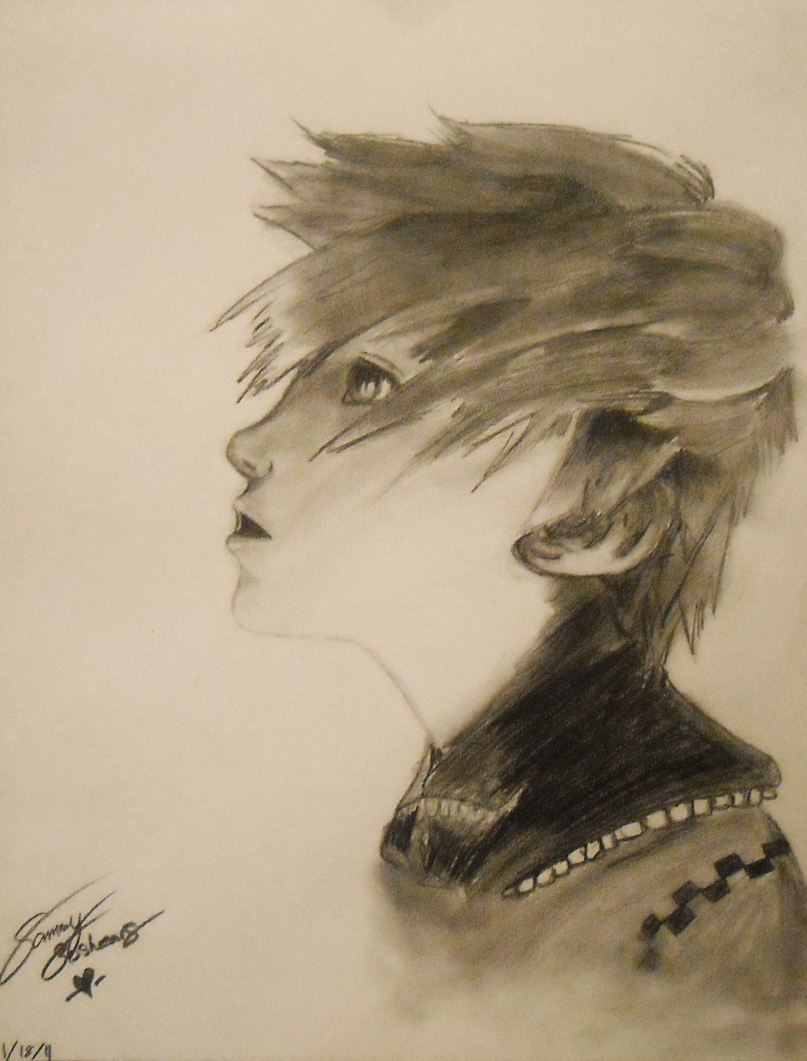
#> input picture src/open_track/f73550_1295735436.jpg, 1613 x 2122 px (shown at 1/2 size)
$ python practice.py
#> lines starting #> are read from the running program, lines starting #| are printed output that depends on the picture; pictures that were not available may be replaced by others from this repository, and a replacement may not be noted
import cv2
import numpy as np
import copy
IMAGE = "f73550_1295735436.jpg"

baseimg = cv2.imread(IMAGE, cv2.IMREAD_COLOR)
#> baseimg is the input picture: shape (2122, 1613, 3); mean B, G, R 130.4, 155.7, 172.4
# cv2.IMREAD_COLOR | -1: loads a color image. any transparency will be ignored.
# cv2.IMREAD_GRAYSCALE | 0: loads in greyscale mode
# cv2.IMREAD_UNCHANGED | 1: loads color image. transparency will be respected.

img2 = cv2.resize(baseimg, (400, 400))
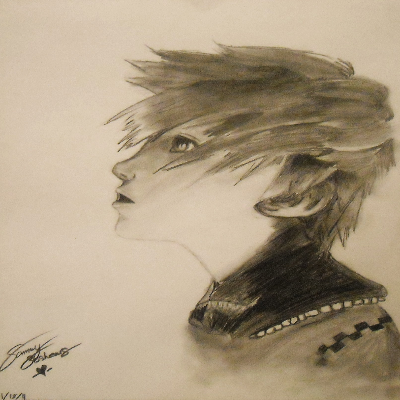
#> img2: shape (400, 400, 3); mean B, G, R 130.2, 155.6, 172.2
# hardcode image size

img = cv2.resize(baseimg, (0, 0), fx=0.5, fy=0.5)
# 50 percent scale

img = cv2.rotate(img, cv2.cv2.ROTATE_90_CLOCKWISE)
#> img: shape (806, 1061, 3)
# [10 lines of commented-out code are left out]

"""25 minutes"""

# print(img)
# img is stored as numpy array
print(type(img))
#| <class 'numpy.ndarray'>

height, width, channels = img.shape
#> height = 806; width = 1061; channels = 3
print((height, width, channels))
#| (806, 1061, 3)

example =[
    [ [0,0,0], [0,0,0], [255, 255, 255] ],
    [ [0,0,0], [0,0,0], [255, 255, 255] ], ]
# this is a three dimensional array
# the length of dimension1 is height, len d2 is width, d3 is BGR
# open CV records pixel color values as Blue, Green, Red
# with a range of 0 to 255

blue = copy.copy(img)
for i in range(100):
    for j in range(blue.shape[1]):
        blue[i][j] = [255, 0, 0]  # make blue
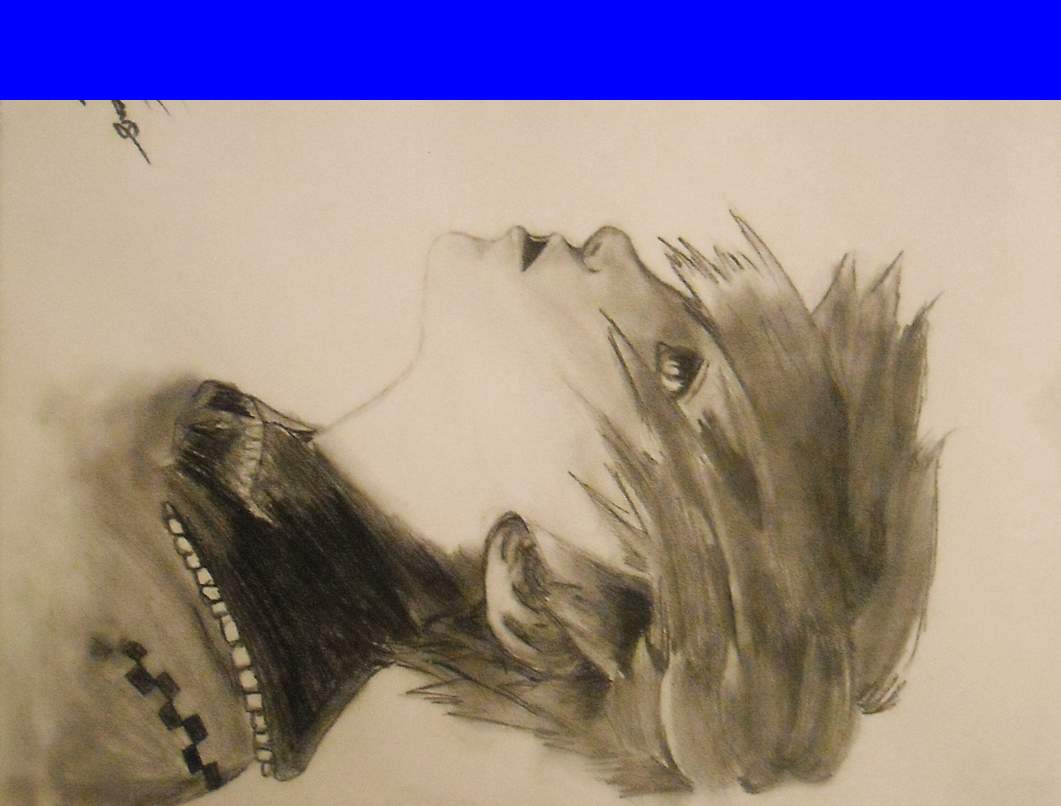
#> blue: shape (806, 1061, 3); mean B, G, R 141.7, 132.5, 147
# this changes the first 100 "lines" of the image to be blue

hair = img[500:700, 600:900]
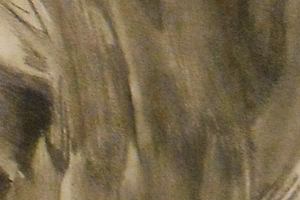
#> hair: shape (200, 300, 3); mean B, G, R 74, 102.7, 118.2
img[100:300, 650:950] = hair
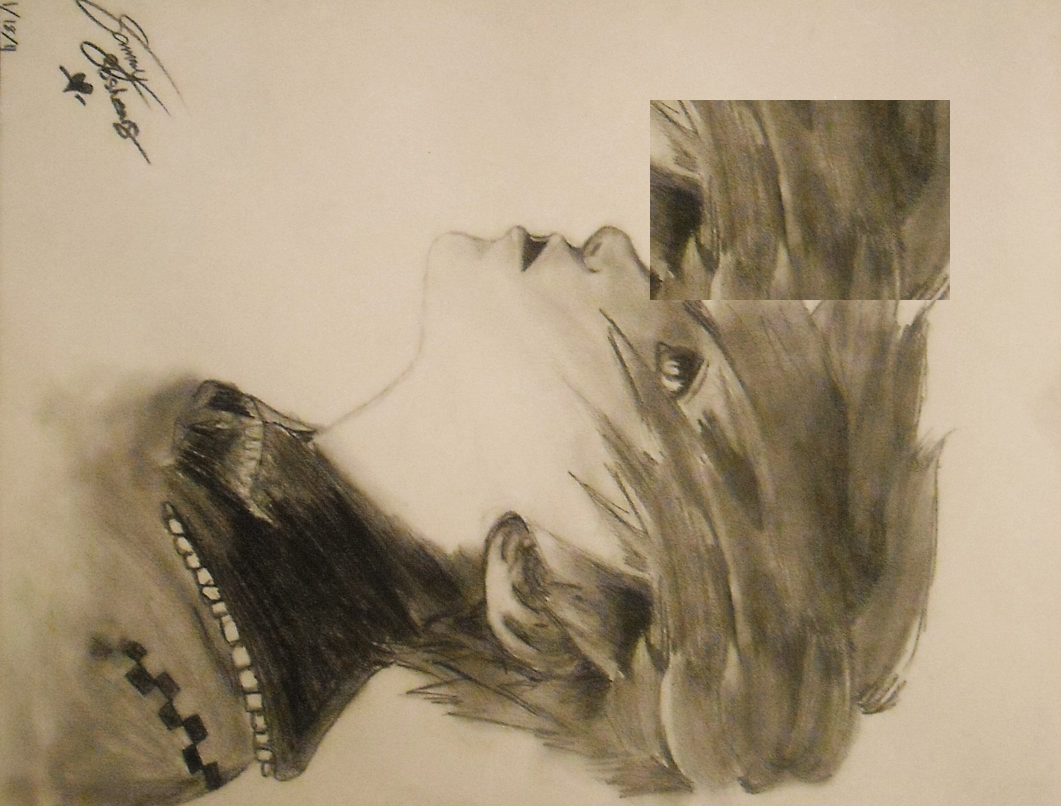
#> img: shape (806, 1061, 3); mean B, G, R 123.8, 149.5, 166
# this is copying a section of the image and pasting it
# in another section of the image

# cv2.imshow("window", img)
# cv2.waitKey(0)
# cv2.destroyAllWindows()

"""15 minutes"""

cap = cv2.VideoCapture(0)
# the argument is the "number" of your video input device
# if there is only one video input device the number is zero

cap = cv2.VideoCapture("video.mp4")
# you can also load a video given its filename

# displays the input as is
# while True:
#     boolean, frame = cap.read()
#     # boolean indicates if the capture was successful or if there was an error
#
#     cv2.imshow("window", frame)
#
#     if cv2.waitKey(1) == ord('q'):
#         # waitkey(1) will wait for 1 millisecond
#         # if a key is pressed while waitkey is waiting, it will return
#         # the ordinal value of the pressed key
#         # the ordinal value of a key is the ASCII integer of that key
#         # in this example the loop will end when q is pressed
#         break

# fancy nonsense
# while True:
#     boolean, frame = cap.read()
#     # boolean indicates if the capture was successful or if there was an error
#
#     frame = cv2.resize(frame, (800, 800))
#     # square the image
#
#     image = np.zeros(frame.shape, np.uint8)
#     # this creates a numpy array with the same dimensions as our image filled with
#     # zeros, 8 bit unsigned integer zeroes
#
#     small_frame = cv2.resize(frame, (0, 0), fx=0.5, fy=0.5)
#     # this resizes the frame
#
#     height, width, channels = frame.shape
#     # will need this for next step
#
#     top_left = cv2.rotate(small_frame, cv2.cv2.ROTATE_90_COUNTERCLOCKWISE)
#     bottom_left = cv2.rotate(small_frame, cv2.cv2.ROTATE_90_CLOCKWISE)
#     top_right = cv2.rotate(small_frame, cv2.cv2.ROTATE_180)
#     bottom_right = small_frame
#     # spin the things
#
#     image[:height//2, :width//2] = top_left  # top left
#     image[height//2:, :width//2] = bottom_left  # bottom left
#     image[:height//2, width//2:] = top_right  # top right
#     image[height//2:, width//2:] = bottom_right  # bottom right
#     # copying the frame 4 times
#
#     cv2.imshow("window", image)
#
#     if cv2.waitKey(1) == ord('q'):
#         # waitkey(1) will wait for 1 millisecond
#         # if a key is pressed while waitkey is waiting, it will return
#         # the ordinal value of the pressed key
#         # the ordinal value of a key is the ASCII integer of that key
#         # in this example the loop will end when q is pressed
#         break


# cleanup
# cap.release()
# cv2.destroyAllWindows()

"""25 minutes"""

while True:
    boolean, frame = cap.read()
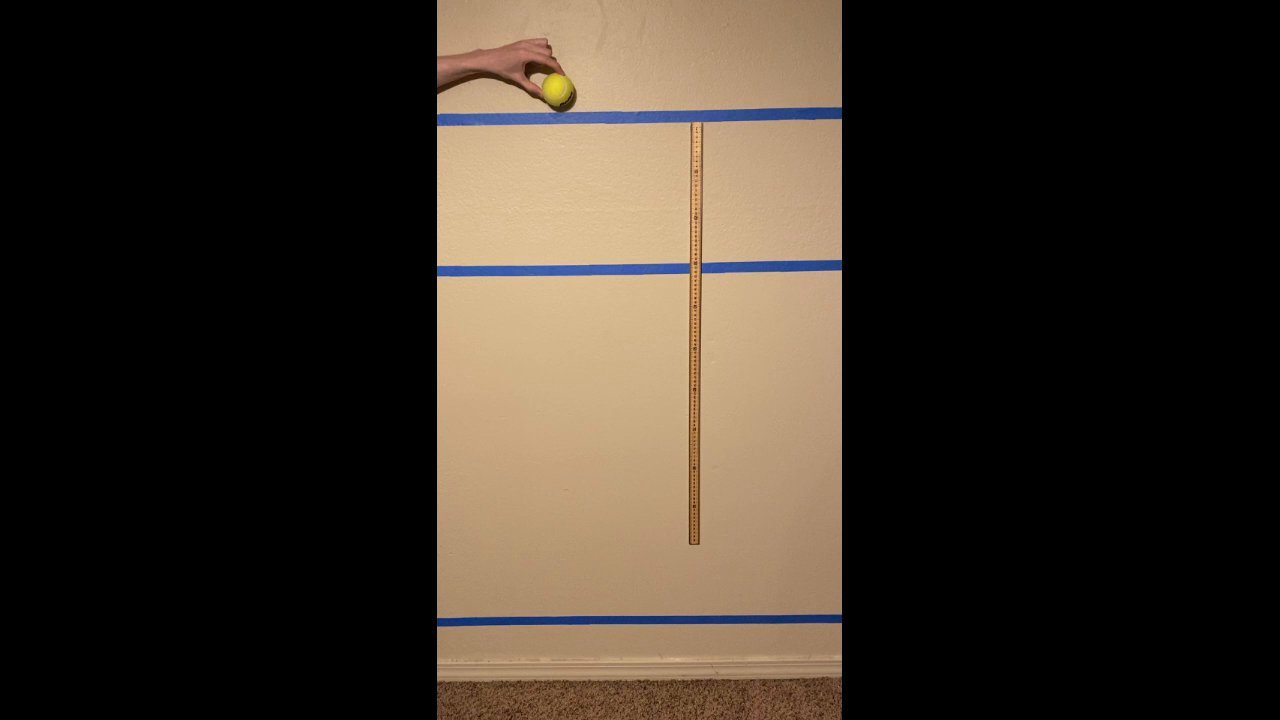
#> input picture frame 3 of src/open_track/drop1(30).mp4, 1280 x 720 px, given in place of video.mp4, which was not available
#> frame is the input picture: shape (720, 1280, 3); mean B, G, R 38.2, 47.8, 57
    height, width, channels = frame.shape
#> height = 720; width = 1280

    start = (0, 0)
    end = (width, height)
#> end = (1280, 720)
    BGR = (255, 0, 0)
    line_thickness = 10

    # img = cv2.line(frame, start, end, BGR, line_thickness)
    # the origin of the coordinates is the top left
    # x and y increase as they move away from the origin
    img = cv2.line(frame, (0, 0), (width, height), (255, 0, 0), 10)
#> img: shape (720, 1280, 3)
    img = cv2.line(frame, (0, height), (width, 0), (255, 0, 0), 10)

    top_left = (100, 100)
    bottom_right = (200, 200)
    color = (128, 128, 128)
    thickness = 5  # -1 to fill
    img = cv2.rectangle(frame, top_left, bottom_right, color, thickness)

    center = (300, 300)
    radius = 60
    color = (0, 0, 255)
    thickness = -1
    img = cv2.circle(frame, center, radius, color, thickness)

    font = cv2.FONT_HERSHEY_PLAIN
    text = "Hello World"
    font_size = 4
    location = (200, height-20)
#> location = (200, 700)
    color = (0, 0, 0)
    thickness = 5
    anti_aliasing = cv2.LINE_AA
    img = cv2.putText(img, text, location, font, font_size,  color, thickness, anti_aliasing)
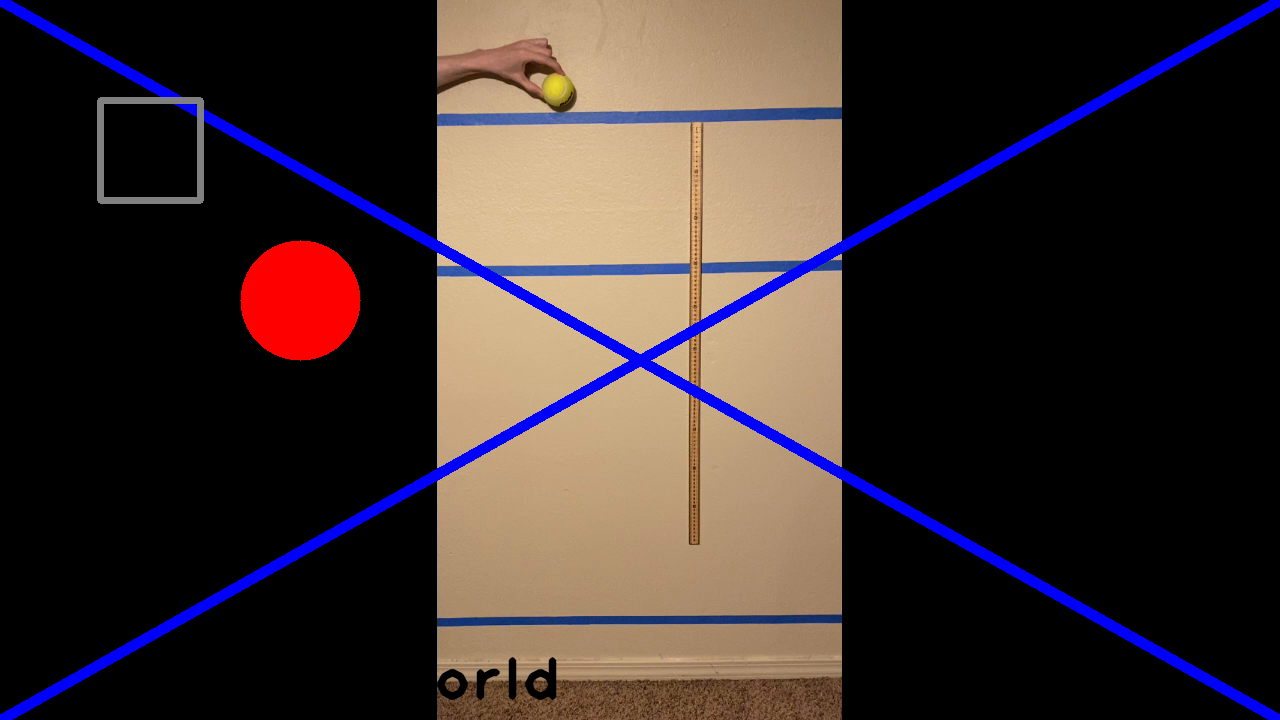
#> img: shape (720, 1280, 3); mean B, G, R 45.6, 46.2, 58.1
    # coordinates are backward here

    cv2.imshow("window", frame)

    if cv2.waitKey(1) == ord('q'):
#> (key q is pressed here)
        break

# cleanup
cap.release()
cv2.destroyAllWindows()

""" 45 minutes"""
